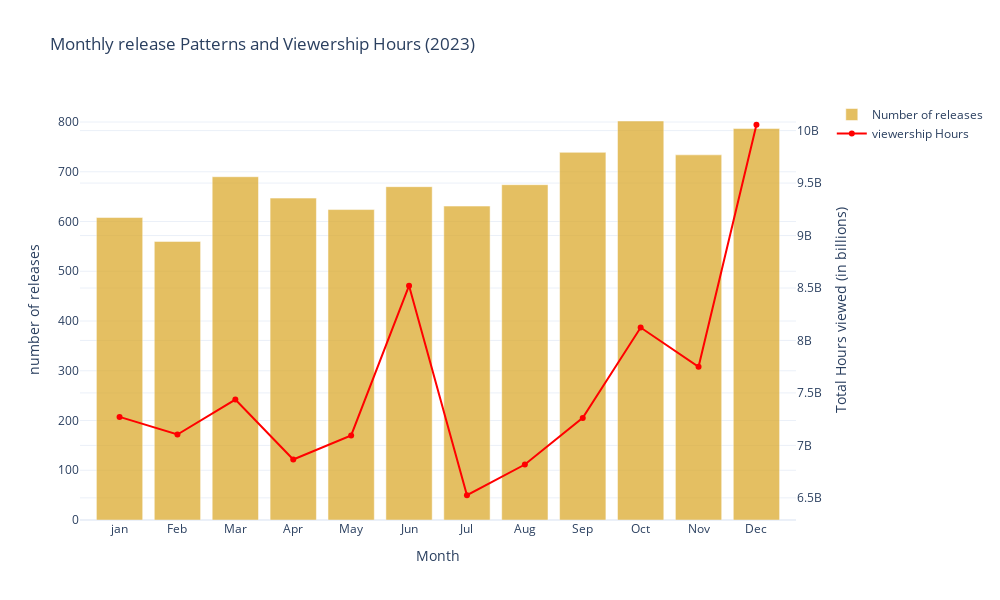

Here is the notebook cell this chart was saved with:
### Code cell
monthly_release = df['Release Month'].value_counts().sort_index()

monthly_viewership = df.groupby('Release Month')['Hours Viewed'].sum()

fig= go.Figure()

fig.add_trace(
    go.Bar(
        x = monthly_release.index,
        y = monthly_release.values,
        name = 'Number of releases',
        marker_color = 'goldenrod',
        opacity=0.7,
        yaxis='y1'
    )
)

fig.add_trace(
    go.Scatter(
        x = monthly_viewership.index,
        y = monthly_viewership.values,
        name = 'viewership Hours',
        mode = 'lines+markers',
        marker = dict(color = 'red'),
        line = dict(color = 'red'),
        yaxis='y2'
    )
)

fig.update_layout(
    title = 'Monthly release Patterns and Viewership Hours (2023)',
    xaxis = dict(
        title='Month',
        tickmode='array',
        tickvals=list(range(1,13)),
        ticktext=['jan','Feb', 'Mar', 'Apr', 'May', 'Jun', 'Jul', 'Aug', 'Sep', 'Oct', 'Nov', 'Dec']
    ),
    yaxis = dict(
        title = 'number of releases',
        #showgrid = False,
        side='left'
    ),
    yaxis2 = dict(
        title = 'Total Hours viewed (in billions)',
        overlaying='y',
        #showgrid =False,
        side='right',
        #showgrid =False
    ),
    legend=dict(
        x=1.05,
        y=1,
        orientation='v',
        xanchor='left',
    ),
    height = 600,
    width = 1000
)
fig.show()

### Figure 1 — Plotly figure (JSON) as saved in the notebook; plotly's stock layout.template omitted (floating-point values rounded to 4 significant figures)
{"data": [{"marker": {"color": "goldenrod"}, "name": "Number of releases", "opacity": 0.7, "type": "bar", "x": [1, 2, 3, 4, 5, 6, 7, 8, 9, 10, 11, 12], "y": [608, 560, 690, 647, 624, 670, 631, 674, 739, 802, 734, 787], "yaxis": "y"}, {"line": {"color": "red"}, "marker": {"color": "red"}, "mode": "lines+markers", "name": "viewership Hours", "type": "scatter", "x": [1, 2, 3, 4, 5, 6, 7, 8, 9, 10, 11, 12], "y": [7271600000, 7103700000, 7437100000, 6865700000, 7094600000, 8522000000, 6524800000, 6817800000, 7262200000, 8123200000, 7749500000, 10055800000], "yaxis": "y2"}], "layout": {"height": 600, "legend": {"orientation": "v", "x": 1.05, "xanchor": "left", "y": 1}, "title": {"text": "Monthly release Patterns and Viewership Hours (2023)"}, "width": 1000, "xaxis": {"tickmode": "array", "ticktext": ["jan", "Feb", "Mar", "Apr", "May", "Jun", "Jul", "Aug", "Sep", "Oct", "Nov", "Dec"], "tickvals": [1, 2, 3, 4, 5, 6, 7, 8, 9, 10, 11, 12], "title": {"text": "Month"}}, "yaxis": {"side": "left", "title": {"text": "number of releases"}}, "yaxis2": {"overlaying": "y", "side": "right", "title": {"text": "Total Hours viewed (in billions)"}}}}
